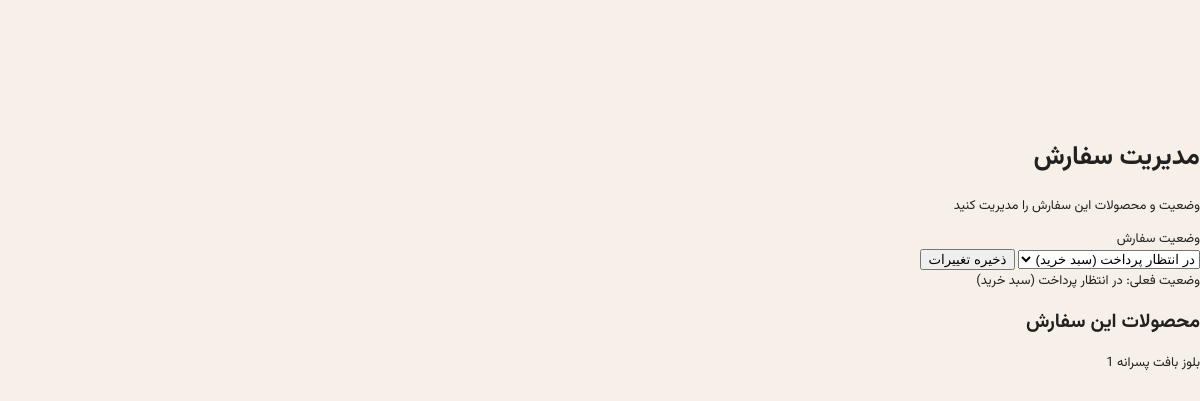
The app's page /admin/dashboard/order/4 (signed in), older data.
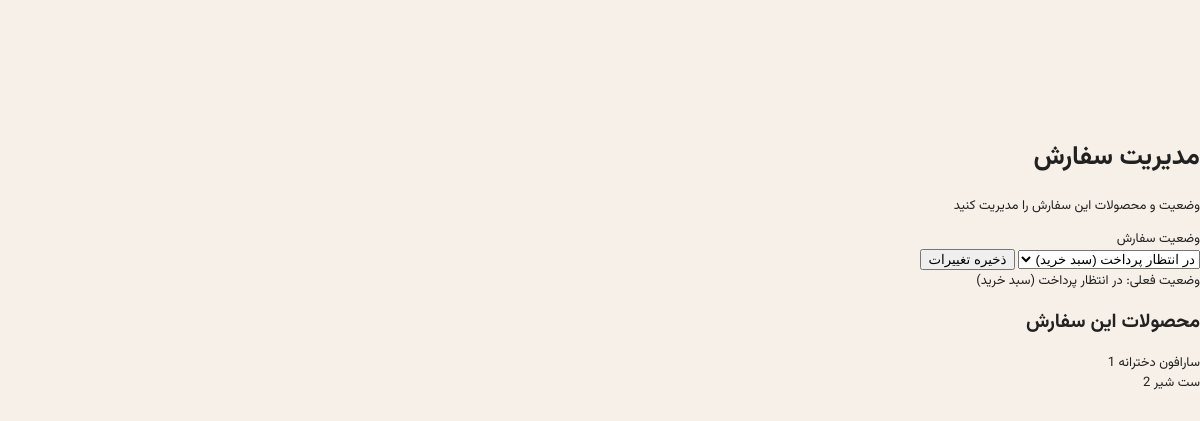
The same page, newer data.
### models/cart_item.py (models this page shows)
class CartItem(db.Model):
    __tablename__ = "cart_items"
    id = Column(Integer, primary_key=True)
    cart_id = Column(Integer, ForeignKey('carts.id'), nullable=False)
    product_id = Column(Integer, ForeignKey('products.id'), nullable=False)
    price=Column(Integer)
    quantity =Column(Integer)
    product = db.relationship("Product", backref=backref("cart_items",lazy="dynamic"))
    cart = db.relationship("Cart", backref=backref("cart_items",lazy="dynamic"))

### models/product.py (models this page shows)
class Product(db.Model):
    __tablename__ = "products"
    id = Column(Integer, primary_key=True)
    name = Column(String, unique=True, nullable=False, index=True)
    price = Column(Integer, nullable=False, index=True)
    description = Column(String, nullable=False, index=True)
    active = Column(Integer, nullable=False, index=True)
    category_id = Column(
        Integer,
        ForeignKey("categories.id"),
        nullable=True
    )
    category = db.relationship(
        "Category",
        back_populates="products"
    )

### blueprints/admin.py (the view)
@admin.route('/admin/dashboard/order/<id>', methods=['GET','POST'])
def order(id):
    cart = Cart.query.filter(Cart.id == id).first_or_404()
    if request.method=="GET":
        return render_template('order.html',cart=cart)
    else:
        status = request.form.get('status')
        cart.status=status
        db.session.commit()
        return redirect(url_for('admin.order', id=id))

### app.py (called while the page is built)
@login_manager.user_loader
def load_user(user_id):
    return User.query.get(int(user_id))

### blueprints/admin.py (called while the page is built)
@admin.before_request
def before_request():
    if session.get('admin_login', None) == None and request.endpoint !='admin.login':
        abort(403)

### models/cart.py (called while the page is built, shortened)
    def get_status_persian(self):
        if self.status=="pending":
            return "در انتظار پرداخت (سبد خرید)"

### templates/order.html (shortened to what this page needs)
{% extends 'base.html' %}
{% block body %}
<div class="admin-order-container">
    <div class="admin-order-card">
        <div class="admin-order-title">
            <h1>مدیریت سفارش</h1>
            <p>وضعیت و محصولات این سفارش را مدیریت کنید</p>
        </div>
        <div class="order-status-box">
            <label>وضعیت سفارش</label>
            <form action="#" method="post" class="order-status-form">
                <select name="status">
                    <option value="pending"
                        {% if cart.status =="pending" %}selected{% endif %}>
                        در انتظار پرداخت (سبد خرید)
                    </option>
                </select>
                <input type="submit" value="ذخیره تغییرات">
            </form>
        </div>
        <div class="current-order-status">
            وضعیت فعلی:
            {{ cart.get_status_persian() }}
        </div>
        <h2 class="order-products-title">
            محصولات این سفارش
        </h2>
        <div class="order-products">
            {% for item in cart.cart_items %}
            <div class="order-product-item">
                <span class="order-product-name">
                    {{ item.product.name }}
                </span>
                <span class="order-product-number">
                    {{ loop.index }}
                </span>
            </div>
            {% endfor %}
        </div>
    </div>
</div>
{% endblock %}

Row changes from the older to the newer data that the page shows:
removed CartItem: product.name "بلوز بافت پسرانه"
added CartItem: product.name "سارافون دخترانه"
added CartItem: product.name "ست شیر"
